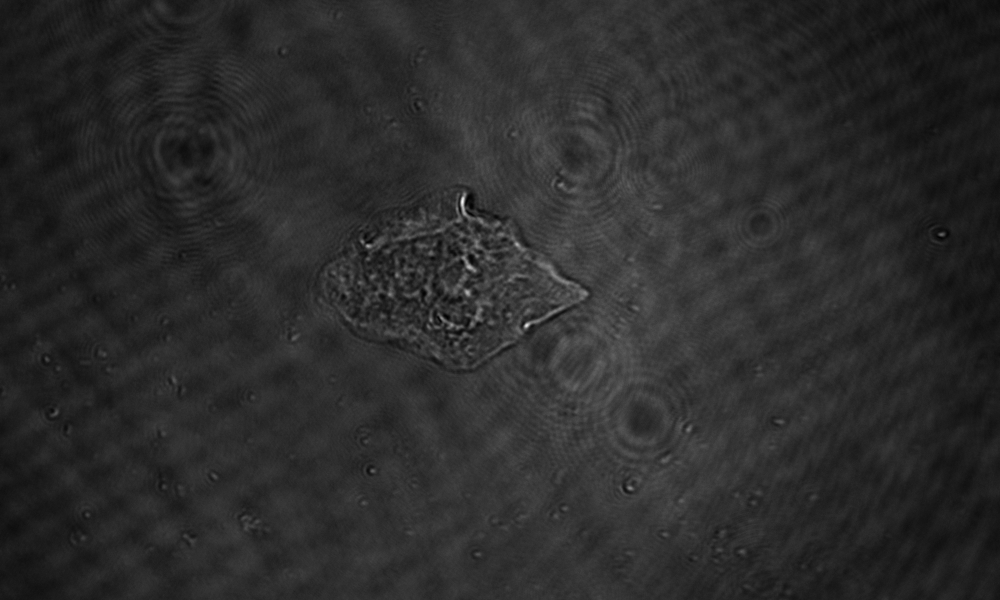
%> input picture Data/On Axis - z=0.png, 2000 x 1200 px (shown at 1/2 size)
$ octave TIE.m   (GNU Octave 9; MATLAB toolbox functions it lacks are replaced by stand-ins)
%> lines starting %> are read from the running program, lines starting %| are printed output that depends on the picture; in (x1, y1, x2, y2) boxes, pixels count from 0 and x2, y2 are one past the last pixel; in counts of white or black regions, pixels touching at a corner belong together; the program's own positions count from 1
### Functions/TIE_FFT_solution.m
%%%%%%%%%%%%%%%%%%%%%%%%%%%%%%%%%%%%%%%%%%%%%%%%%%%%%%%%%%%%%%%%%%%%%%%%%%%
% Main function for FFT-TIE solver.
% Version 2.0 -
% Related Reference:
% D. Paganin and K. A. Nugent, Phys. Rev. Lett. 80, 2586 (1998).
%%%%%%%%%%%%%%%%%%%%%%%%%%%%%%%%%%%%%%%%%%%%%%%%%%%%%%%%%%%%%%%%%%%%%%%%%%%
% function [Phi,RMSE,Time] = TIE_FFT_solution(dIdz,I0,Pixelsize,k,RegPara,IntThr,True_phase)
% Purpose: Solution to TIE using FFT-based Possion solver
% inputs :
%	dIdz: Intensity derivative dI/dz;
%   dz: propagation distance;
%   I0: In-focus intensity;
%	Pixelsize: Pixelsize (in the sample space);
%   RegPara: Regularization parameter (to remove low-frequency noise);
%   k: Wave-number;
%   Iter: Maximum iteration times;
%   Method: type of method used ('FFT' or 'Direct');
%   IntThr, Intensity threshold to prevent divide-by-zero error
%   True_phase£º Ture phase.
% Outputs:
%   Phi: Phase recovered;
%   RMSE: Root mean squre error;
%   Time: Computation time;
%¡ª¡ª¡ª¡ª¡ª¡ª¡ª¡ª¡ª¡ª¡ª¡ª¡ª¡ª¡ª¡ª¡ª¡ª¡ª¡ª¡ª¡ª¡ª¡ª¡ª¡ª¡ª¡ª¡ª¡ª¡ª¡ª¡ª¡ª¡ª¡ª¡ª¡ª¡ª¡ª
% last modified on 02/27/2020
% by Chao Zuo (zuochao@njust.edu.cn,surpasszuo@163.com)
%%%%%%%%%%%%%%%%%%%%%%%%%%%%%%%%%%%%%%%%%%%%%%%%%%%%%%%%%%%%%%%%%%%%%%%%%%%

function  [Phi,RMSE,Time] = TIE_FFT_solution(dIdz,I0,Pixelsize,k,RegPara,IntThr,True_phase)

t0 = clock;
J = -k*dIdz;
[Ny,Nx] = size(J);
Fx = (-(Nx/2):1:(Nx/2-1))/Nx/Pixelsize; % frequency coordinate X.
Fy = (-(Ny/2):1:(Ny/2-1))/Ny/Pixelsize; % frequency coordinate Y.
[U,V] = meshgrid(Fx,Fy);
Lambda = 2*pi/k;

% Coordinates in frequency domain
fx = fftshift(U);
fy = fftshift(V);

% Terms for derivative calculation in frequency domain
Cx = 2*1i*pi*fx;
Cy = 2*1i*pi*fy;

% Calculate Psi by TIE with non-uniform intensity.
FJ = fft2(J);
Fpsi = FJ.*(Cx.*Cx+Cy.*Cy)./(RegPara/Pixelsize.^4+(Cx.*Cx+Cy.*Cy).^2);

% Calculate Phi by TIE with non-uniform intensity
Fdpsidx = Fpsi.*Cx;
Fdpsidy = Fpsi.*Cy;
dpsidx = real(ifft2(Fdpsidx));
dpsidy = real(ifft2(Fdpsidy));

% Intensity thresholding to prevent divide-by-zero error
I0(find(I0<IntThr*max(max(I0))))...
    =IntThr*max(max(I0));

% Phase derivative
dPhidx = dpsidx./I0;
dPhidy = dpsidy./I0;

FdPsidx = fft2(dPhidx);
FdPsidy = fft2(dPhidy);

% Phase Laplacian
Fd2Phidx2 = FdPsidx.*Cx;
Fd2Phidy2 = FdPsidy.*Cy;

d2Phidx2 = real(ifft2(Fd2Phidx2));
d2Phidy2 = real(ifft2(Fd2Phidy2));
d2Phi = d2Phidx2 + d2Phidy2;

% Phase integration
Fd2Phi = fft2(d2Phi);
Fphi = Fd2Phi.*(Cx.*Cx+Cy.*Cy)./(RegPara/Pixelsize.^4+(Cx.*Cx+Cy.*Cy).^2);
Phi = real(ifft2(Fphi));

% Computation time
t1 = clock;
t2 = etime(t1,t0);
Time = t2;

% Calculate RMSE
if exist('True_phase')
    err = Phi-True_phase;
    err = err-mean(err(~isnan(err)));
    RMSE=sqrt(nansum(nansum(err.^2))/(numel(err)-numel(find(isnan(err)))));
end

end

### TIE.m
%%%%%%%%%%%%%%%%%%%%%%%%%%%%%%%%%%%%%%%%%%%%%%%%%%%%%%%%%%%%%%%%%%%%%%%%%%%
% Main file for Experiment 1 (single cell) for the TIE tutorial.
% Version 2.0 -
% Related Reference:
% "Transport-of-intensity equation£ºA tutoral"
% Chao Zuo, Jiaji Li, Jiasong Sun,Yao Fan, Jialin Zhang, Linpeng Lu, Runnan Zhang,
% Bowen Wang, Lei Huang, Qian Chen
% last modified on 02/27/2021
% by Chao Zuo (zuochao@njust.edu.cn,surpasszuo@163.com)
%%%%%%%%%%%%%%%%%%%%%%%%%%%%%%%%%%%%%%%%%%%%%%%%%%%%%%%%%%%%%%%%%%%%%%%%%%%

%% Clear everything existing.
clc
close all
clearvars
addpath('Functions/');

%% Setting up system parameters
I0 = double(imread('Data/On Axis - z=0.png'));
%> I0: size 1200x2000 double; min 1185, max 57440, mean 10902.2; mean of the top-left, top-right, bottom-left and bottom-right quarters 10163, 11161.2, 10692.1, 11592.6
Iz = double(imread('Data/On Axis - z=10.png'));
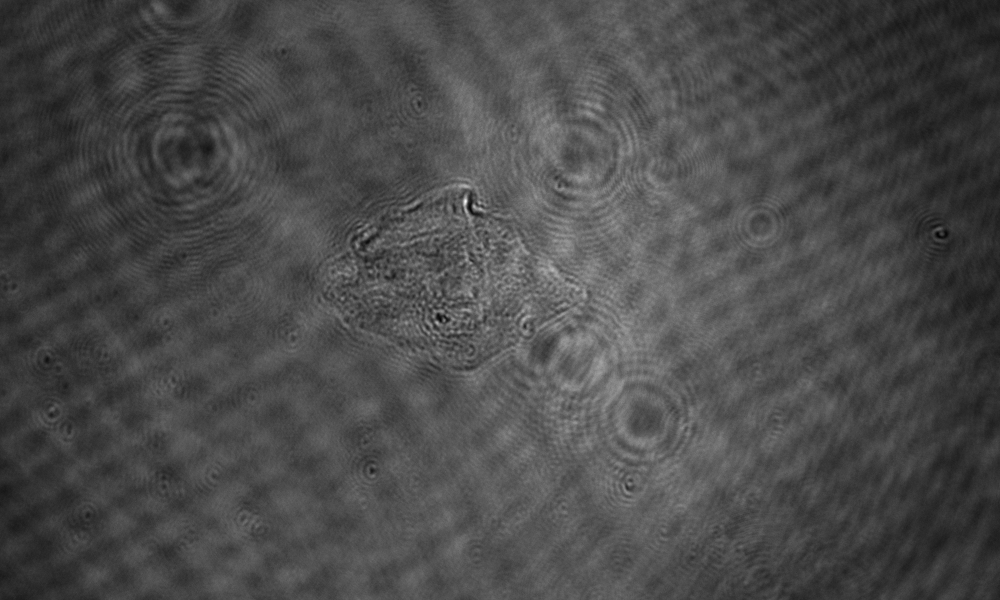
%> input picture Data/On Axis - z=10.png, 2000 x 1200 px (shown at 1/2 size)
%> Iz: size 1200x2000 double; min 959, max 34767, mean 10867.7; mean of the top-left, top-right, bottom-left and bottom-right quarters 10131.7, 11123.6, 10671.9, 11543.4
Iref = double(imread('Data/Reference.png'));
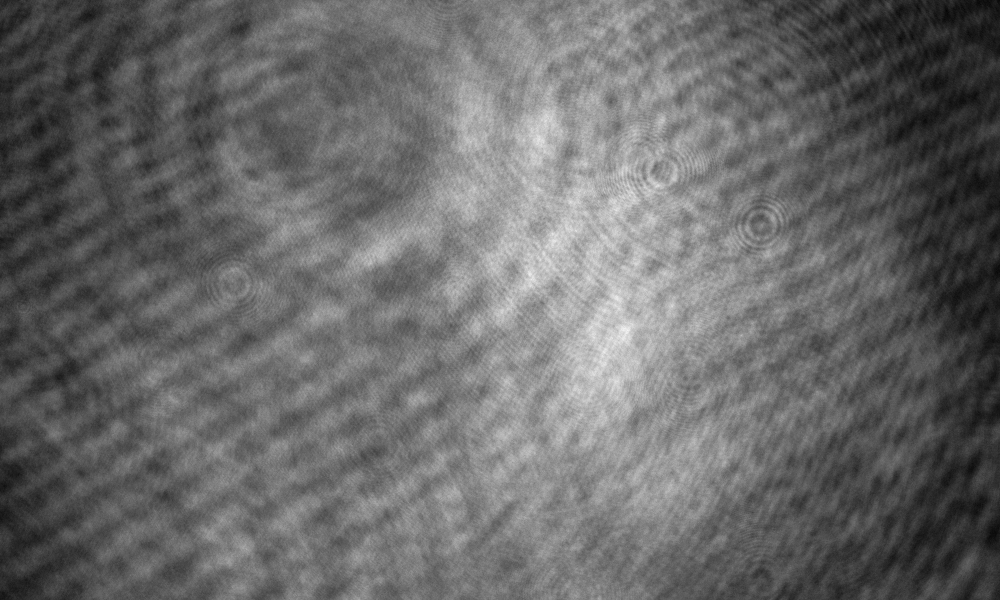
%> input picture Data/Reference.png, 2000 x 1200 px (shown at 1/2 size)
%> Iref: size 1200x2000 double; min 4462, max 26520, mean 13594.7; mean of the top-left, top-right, bottom-left and bottom-right quarters 12991.7, 13973, 13538.9, 13875.2
Mask = logical(rgb2gray(imread('Data/Mask.png')));
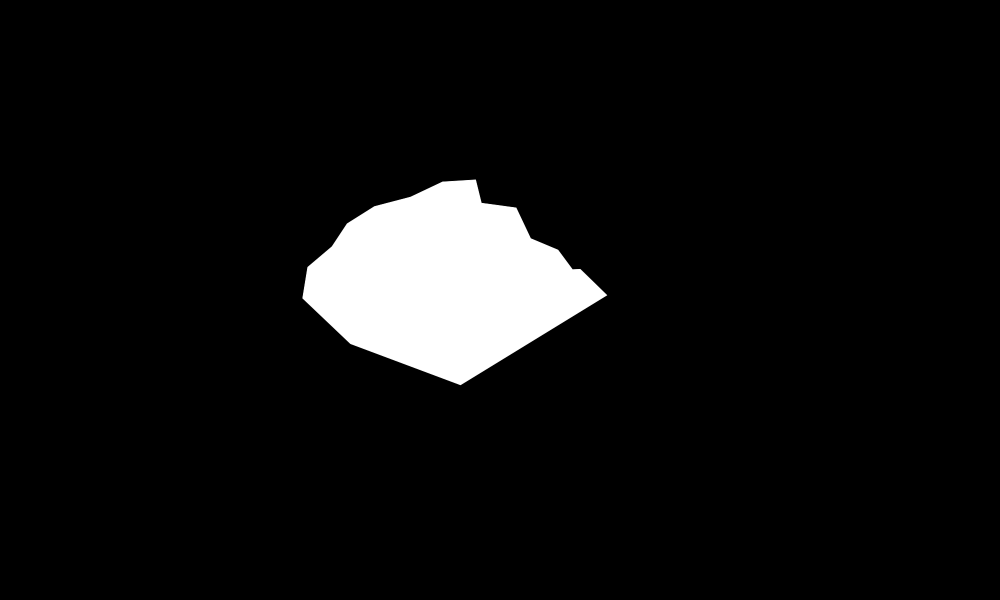
%> input picture Data/Mask.png, 2000 x 1200 px (shown at 1/2 size)
%> Mask: size 1200x2000 logical; 6.3% white; 1 white region, box (x1, y1, x2, y2) and area: (604, 359, 1215, 771) 150769
I0 = I0./Iref;
Iz = Iz./Iref;
I0 = I0(300:800,575:1240);
%> I0: size 501x666 double
Iz = Iz(300:800,575:1240);
%> Iz: size 501x666 double
Mask = Mask(300:800,575:1240);
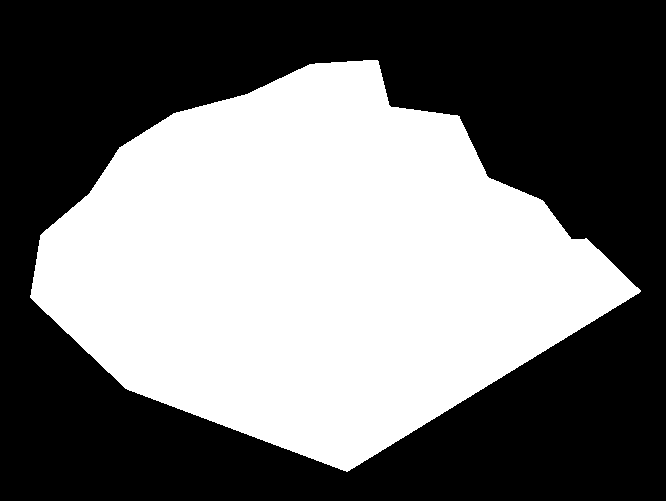
%> Mask: size 501x666 logical; 45.2% white; 1 white region, box (x1, y1, x2, y2) and area: (30, 60, 641, 472) 150769

Pixelsize = 2.4e-6/20*200/150;  % Pixelszie
lambda = 532e-9;           % Wavelength (m)
k = 2*pi/lambda;           % Wave number
dz = 10e-6;       	   % Defocus distance (m)

% Axial intensity derivative
dIdz = (Iz-I0)/(dz);

%% Solve TIE with iteration parameters.
RegPara = 1e-9;
IntThr = 0.01;
JudgeFlag_DCT = 1;
JudgeFlag_US = 1;
MaxIterNum = 50;
Method = 'Angular Spectrum';  %'TIE','Angular Spectrum','Fresnel'

%% Solve TIE with FFT-TIE.
Phi_FFT = TIE_FFT_solution(dIdz,I0,Pixelsize,k,RegPara,IntThr);
%> in TIE_FFT_solution, `d2Phidy2 = real(ifft2(Fd2Phidy2));`:
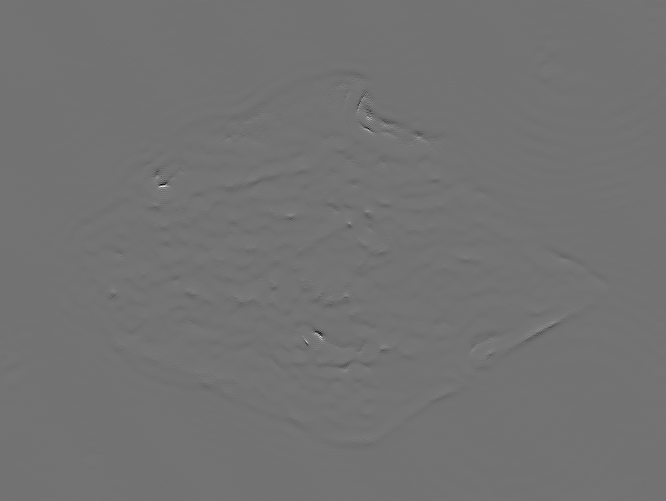
%> d2Phidy2: size 501x666 double; min -2.09e+13, max 2.54e+13, mean 0; drawn with min black and max white
%> in TIE_FFT_solution, `Phi = real(ifft2(Fphi));`:
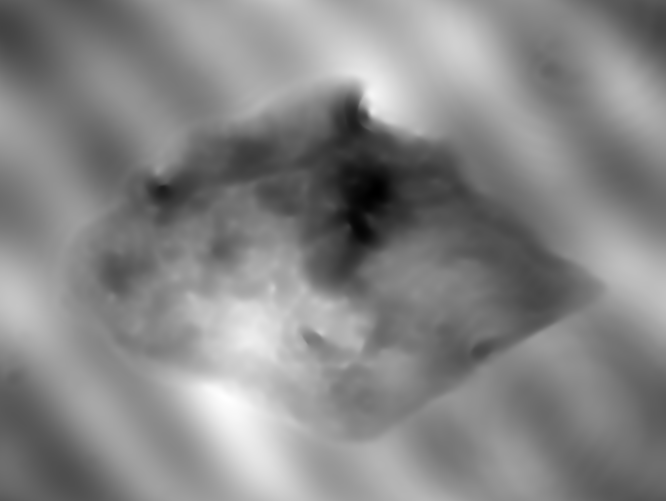
%> Phi: size 501x666 double; min -4.88, max 4.37, mean -1.64e-16; drawn with min black and max white
Phi_FFT = -Phi_FFT;
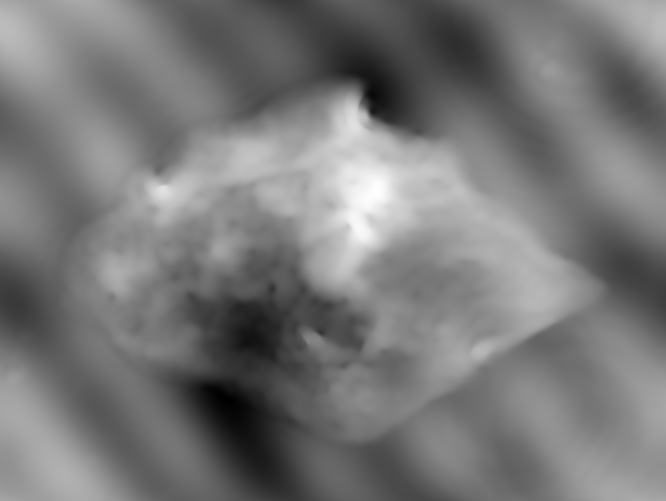
%> Phi_FFT: size 501x666 double; min -4.37, max 4.88, mean 1.64e-16; drawn with min black and max white


figure;
imagesc(Phi_FFT);
xticks(''); yticks('');
colorbar;
